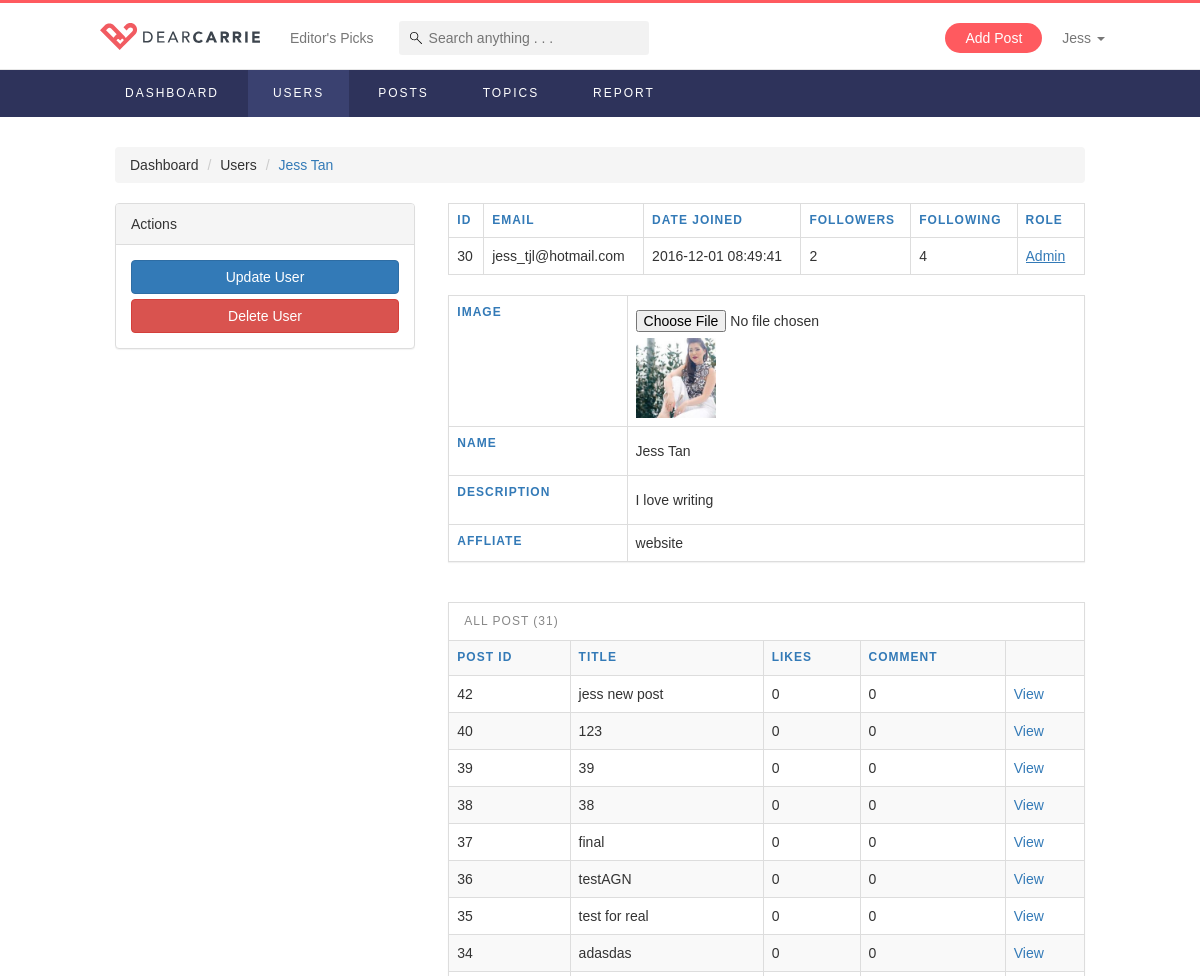
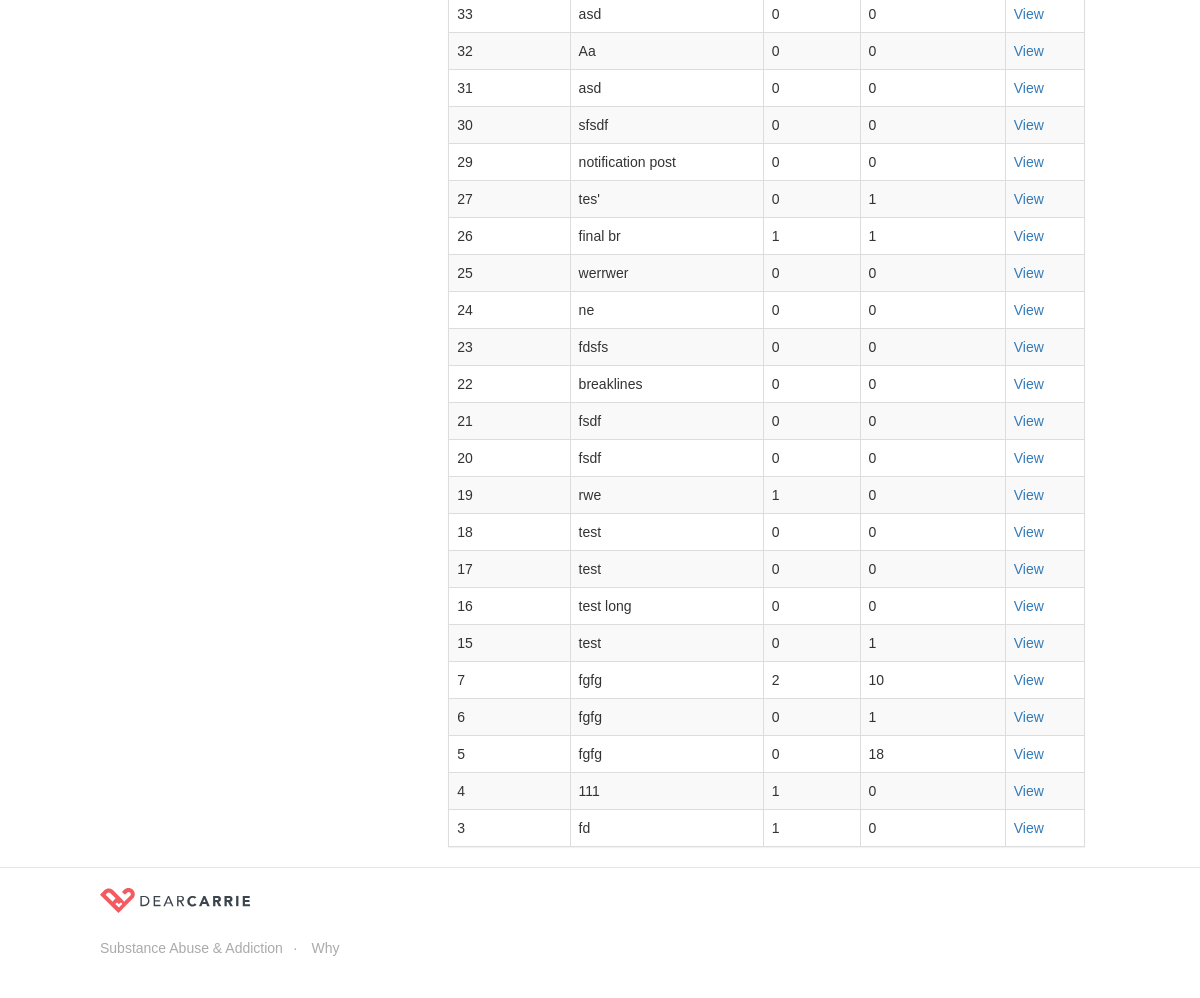
The page /userDetails?userID=30 (signed in) on the database its author committed (2 pictures, top to bottom).
### tables this page shows
CREATE TABLE `users` (
  `id` int(11) NOT NULL,
  `name` varchar(255) NOT NULL,
  `email` varchar(255) NOT NULL,
  `password` char(32) NOT NULL,
  `role` varchar(255) NOT NULL DEFAULT 'normal',
  `affliate` varchar(255) DEFAULT 'website',
  `image` varchar(255) NOT NULL DEFAULT 'images/default.svg',
  `description` varchar(255) NOT NULL,
  `datejoin` timestamp NOT NULL DEFAULT CURRENT_TIMESTAMP,
  `active` int(11) NOT NULL DEFAULT '1'
);

CREATE TABLE `posts` (
  `id` int(11) NOT NULL,
  `userid` int(11) DEFAULT NULL,
  `title` varchar(255) DEFAULT NULL,
  `description` text,
  `timestamp` timestamp NOT NULL DEFAULT CURRENT_TIMESTAMP ON UPDATE CURRENT_TIMESTAMP,
  `score` double NOT NULL DEFAULT '0',
  `likes` int(11) NOT NULL DEFAULT '0',
  `comments` int(11) NOT NULL DEFAULT '0',
  `views` int(11) NOT NULL DEFAULT '0',
  `published` int(11) NOT NULL DEFAULT '1'
);

CREATE TABLE `topics` (
  `id` int(11) NOT NULL,
  `main_image` varchar(255) NOT NULL,
  `background` varchar(255) NOT NULL,
  `title` varchar(255) NOT NULL,
  `short_desc` varchar(255) NOT NULL,
  `description` text NOT NULL,
  `date` timestamp NOT NULL DEFAULT CURRENT_TIMESTAMP ON UPDATE CURRENT_TIMESTAMP,
  `followers` int(11) NOT NULL DEFAULT '0',
  `posts` int(11) NOT NULL DEFAULT '0',
  `url` varchar(255) NOT NULL,
  `tel` varchar(255) NOT NULL,
  `type` varchar(255) NOT NULL,
  `order_num` int(11) NOT NULL,
  `score` double NOT NULL DEFAULT '0',
  `published` int(11) NOT NULL DEFAULT '1'
);

### controllers/commonFunctions.php (called while the page is built, shortened)
<?php
function checkLogin() {
	if(isset($_SESSION["role"])) {
		return false;
	}
	else {
		return true;
	}
}
function checkRole($userRole, $role) {
	if($userRole != $role) {
		return false;
	}
	else {
		return true;
	}
}
function connectToDataBase() {
	$theLineToDatabase =  mysqli_connect("localhost","root","root","dearcarrie");
	if(!$theLineToDatabase) {
		header("location: error.php?msg=Database connection first error");
		exit();
	}
	else {
	  return $theLineToDatabase;
	}
}
function getUserByID($id) {
	$conn = connectToDataBase();
	$sql = "SELECT * FROM users WHERE id = '$id'";
	$result = $conn->query($sql);
	$value = $result->fetch_assoc();
	return $value;
}
function displayAllTopicsOrderByTitleAsc() {
	$conn = connectToDataBase();
	$sql = "SELECT * FROM topics ORDER BY title ASC";
	$result = $conn->query($sql);
	$resArr = array();
	if ($result->num_rows > 0) {
		 while($row = $result->fetch_assoc()) {
			 $resArr[] = $row;
		 }
	} else {
	}
	return $resArr;
}
function displayAllPostByUserID($id) {
	$conn = connectToDataBase();
	$sql = "SELECT * FROM posts WHERE userid ='$id' AND published = 1 ORDER BY id DESC ";
	$result = $conn->query($sql);
	$resArr = array();
	if ($result->num_rows > 0) {
		 while($row = $result->fetch_assoc()) {
			 $resArr[] = $row;
		 }
	} else {
	}
	return $resArr;
}
function countPostByUserID($id) {
	$conn = connectToDataBase();
	$sql = "SELECT COUNT(*) AS total FROM posts WHERE userid='$id' AND published = 1";
	$result = $conn->query($sql);
	$value = $result->fetch_assoc();
	return $value["total"];
}
function displayCuratedTopics() {
	$conn = connectToDataBase();
	$sql = "SELECT * FROM topics WHERE type = 'curated' ORDER BY title";
	$result = $conn->query($sql);
	$resArr = array();
	if ($result->num_rows > 0) {
		 while($row = $result->fetch_assoc()) {
			 $resArr[] = $row;
		 }
	}
	return $resArr;
}
function countFollowersByUserID($id) {
	$conn = connectToDataBase();
	$sql = "SELECT COUNT(*) AS total FROM user_follow WHERE userid='$id'";
	$result = $conn->query($sql);
	$value = $result->fetch_assoc();
	return $value["total"];
}
function countFollowingByUserID($userid) {
	$conn = connectToDataBase();
	$sql = "SELECT COUNT(*) AS total FROM user_follow WHERE follower='$userid'";
	$result = $conn->query($sql);
	$value = $result->fetch_assoc();
	return $value["total"];
}
function countPostLikes($id) {
	$conn = connectToDataBase();
	$sql = "SELECT COUNT(*) AS total FROM post_like WHERE postid='$id'";
	$result = $conn->query($sql);
	$value = $result->fetch_assoc();
	return $value["total"];
}
function countCommentsByPostID($id) {
	$conn = connectToDataBase();
	$sql = "SELECT COUNT(*) AS total FROM comments WHERE postid='$id'";
	$result = $conn->query($sql);
	$value = $result->fetch_assoc();
	return $value["total"];
}
function getUnseenNotificationCount($userid) {
	$conn = connectToDataBase();
	$sql = "SELECT * FROM notifications WHERE to_user = '$userid' AND seen = 0";
	$result = $conn->query($sql);
	$resArr = array();
	return $resArr;
}
?>

### userDetails.php (the view, shortened to what this page needs)
<!DOCTYPE html>
<?php
  include('controllers/templates.php');
  $userid = $_GET["userID"];
  $user = getUserByID($userid);
  $posts = displayAllPostByUserID($userid);
?>
<html lang="en">
  <?php head("Dear Carrie - Admin User Details"); ?>
  <link rel="stylesheet" type="text/css" href="css/imgareaselect-animated.css" />
  <body>
    <?= navbar(); ?>
    <?= adminNav(); ?>
    <div class="page-container-admin">
        <ol class="breadcrumb">
            <li><a href="dashboard">Dashboard</a></li>
            <li><a href="userList">Users</a></li>
            <li class="active"><?=$user["name"];?></li>
        </ol>
        <div class="row">
            <form action="editUserProcess" class="editable-fields" method="post" enctype="multipart/form-data">
            <div class="col-sm-4">
              <div class="panel panel-default actionBar hide-mobile">
                  <div class="panel-heading">Actions</div>
                  <div class="panel-body">
                      <button name="action" value="update" type="submit" class="btn btn-primary btn-block">Update User</a>
                      <button name="action" value="delete" type="submit" class="btn btn-danger btn-block">Delete User</a>
                  </div>
              </div>
            </div>
            <div class="col-sm-8">
                    <table class="table table-bordered">
                        <tr>
                            <th>ID</th>
                            <th>Email</th>
                            <th>Date Joined</th>
                            <th>Followers</th>
                            <th>Following</th>
                            <th>Role</th>
                        </tr>
                        <tr>
                            <td><?=$user["id"];?><input type="hidden" name="userid" value="<?=$user["id"];?>"></td>
                            <td><?=$user["email"];?></td>
                            <td><?=$user["datejoin"];?></td>
                            <td><?=countFollowersByUserID($user["id"]);?></td>
                            <td><?=countFollowingByUserID($user["id"]);?></td>
                            <td>
                                <select name="role">
                                    <option <?php if($user["role"]=="admin") echo "selected" ?> value="admin">Admin</option>
                                </select>
                            </td>
                        </tr>
                    </table>
                    <div class="panel panel-default summary-panel mBottom-40">
                        <table class="table table-bordered">
                            <tr>
                                <th>Image</th>
                                <td>
                                    <input type="file" id="uploadImage" accept="image/jpeg" name="image">
                                    <img src="<?=$user["image"];?>" width="80">
                                </td>
                            </tr>
                            <tr>
                                <th>Name</th>
                                <td><input type="text" value="<?=$user["name"];?>" name="name" required></td>
                            </tr>
                            <tr>
                                <th>Description</th>
                                <td><input type="text" value="<?=$user["description"];?>" name="desc" required></td>
                            </tr>
                            <tr>
                                <th>Affliate</th>
                                <td><?=$user["affliate"];?></td>
                            </tr>
                        </table>
                    </div>
                </form>
                <div class="panel panel-default summary-panel">
                    <div class="panel-heading">All Post (<?php echo countPostByUserID($userid); ?>)</div>
                    <table class="table table-hover table-bordered table-striped">
                        <tr>
                            <th>Post ID</th>
                            <th>Title</th>
                            <th>Likes</th>
                            <th>Comment</th>
                            <th></th>
                        </tr>
                        <?php foreach ($posts as $post) { ?>
                        <tr>
                            <td><?=$post["id"];?></td>
                            <td><?=$post["title"];?></td>
                            <td><?= countPostLikes($post["id"]); ?></td>
                            <td><?= countCommentsByPostID($post["id"]); ?></td>
                            <td><a href="postDetails?postID=<?=$post["id"];?>" class="admin-sec-color">View</a></td>
                        </tr>
                        <?php } ?>
                    </table>
                </div>
            </div>
        </div>
    <?php footer(); ?>
  </body>
</html>

### controllers/templates.php (shortened to what this page needs)
<?php
  include('commonFunctions.php');
?>
<?php
function head($title){
?>
  <head>
    <link href="css/bootstrap.min.css" rel="stylesheet">
    <link href="css/animate.css" rel="stylesheet">
    <link href="css/style.css" rel="stylesheet">
  </head>
<?php
}
function navbar() {
  $curatedTopics = displayCuratedTopics();
  if(isset($_SESSION["userid"])){
    $countNotifications = count(getUnseenNotificationCount($_SESSION["userid"]));
  }
?>
  <nav class="navbar navbar-default navbar-fixed-top">
    <div class="container-fluid page-container">
      <div class="navbar-header">
        <a class="navbar-brand" href="index"><img alt="brand" src="images/logo.svg" width="160px;"></a>
      </div>
      <div class="collapse navbar-collapse" id="bs-example-navbar-collapse-1">
        <ul class="nav navbar-nav hide-mobile">
          <li>
            <a href="topic">Editor's Picks</a>
          </li>
        </ul>
        <form id="myForm" class="navbar-form navbar-left hide-mobile" action="search" method="get">
            <input required id="search_keyword_id" type="text" class="search_keyword nav-search" placeholder="Search anything . . ." name="search_keyword_id" autocomplete="off">
        </form>
        <ul class="nav navbar-nav navbar-right">
          <?php if (!checkLogin()) { ?>
            <li><a href="addPost" class="cta-btn" >Add Post</a></li>
          <?php } ?>
          <li class="dropdown hide-mobile">
            <?php if (!checkLogin()) { ?>
            <a href="#" class="dropdown-toggle" data-toggle="dropdown" role="button" aria-haspopup="true" aria-expanded="false">
              <?=$_SESSION["name"];?>
              <span class="caret"></span>
            </a>
            <?php } ?>
          </li>
        </ul>
      </div>
    </div>
  </nav>
<?php
}
?>
<?php
function footer() {
  $topics = displayAllTopicsOrderByTitleAsc();
?>
  <footer class="footer">
    <div class="page-container">
      <div class="row">
        <div class="col-sm-12">
          <img src="images/logo.svg" class="logo">
        </div>
        <div class="col-sm-12">
          <ul>
            <?php
              $i = 1;
              foreach($topics as $topic) {
                if ($i % 1 == 0) {
            ?>
                <li><a href="topicDetails?topicID=<?=$topic['id'];?>"><?=$topic["title"];?></a></li>
            <?php
                }
                $i++;
              }
            ?>
          </ul>
        </div>
      </div>
    </div>
  </footer>
<?php
}
function adminNav() {
?>
  <div class="admin-nav">
      <div class="page-container">
          <ul>
              <li><a id="dashboardNav" href="dashboard">Dashboard</a></li>
              <li><a id="usersNav" href="userList">Users</a></li>
              <li><a id="postsNav" href="postList">Posts</a></li>
              <li><a id="topicsNav" href="topicList">Topics</a></li>
              <li><a id="reportNav" href="reportList">Report</a></li>
          </ul>
      </div>
  </div>
<?php
}
?>

### css/style.css (style rules this page uses)
:root { --light-bg: #fafafa; --light-border: #e6e6e6; --primary-color: #ff5a5f; --light-primary-color: #ffd9da; --light-text: #aaaaaa; --text-color: #444444; --medium-text: #888888; --primary-hover-color: #e25963; --admin-primary-color: #2e335b; --admin-secondary-color: #337ab7; --admin-hover-color: #3a4170; --serif-font: "Times New Roman", Georgia, Serif; }
body { background-color: white; font-family: Avenir, Arial, sans-serif; }
body > .page-container-admin { padding: 30px 15px 0; min-height: 700px; animation: fadein .5s; -moz-animation: fadein .5s; -webkit-animation: fadein .5s; -o-animation: fadein .5s; }
.page-container, .page-container-admin { max-width: 1000px; margin: 0 auto; display: block; padding: 0; }
input { outline: none; -webkit-box-shadow: none !important; -moz-box-shadow: none !important; box-shadow: none !important; }
.admin-sec-color { color: var(--admin-secondary-color) !important; }
.mBottom-40 { margin-bottom: 40px !important; }
a, a:hover, a:link, a:visited, a:link { color: inherit; cursor: pointer; }
.navbar-default { background: white; border-radius: 0; border-top: 3px solid var(--primary-color); display: table; width: 100%; }
.navbar-default > div > div { padding: 10px 0 6px 0; }
.nav > li > a { padding-left: 10px; padding-right: 10px; }
.navbar > .container-fluid .navbar-brand.navbar-brand { display: table-cell; vertical-align: middle; padding: 10px 0; margin-right: 20px; }
.navbar-brand > img { margin-left: 15px; }
@media only screen and (min-width: 1200px) { .cta-btn { padding: 5px 20px !important; background: var(--primary-color); display: block; color: white !important; border-radius: 15px; margin: 10px; transition: all 0.3s ease 0s; } }
.card > .header > a.edit:hover, { opacity: 1; text-decoration: none; }
.nav-search { background-color: var(--light-border); border: none; box-shadow: none; border-radius: 3px; background: rgba(0,0,0,0.05) url('../images/icon-search.svg') no-repeat 7px center; height: 34px; padding-left: 30px; width: 250px; font-weight: 300; -webkit-transition: width 0.5s ease; -moz-transition: width 0.5s ease; -o-transition: width 0.5s ease; -ms-transition: width 0.5s ease; transition: width 0.5s ease; position: relative; }
.actionBar { width: 300px; }
footer { background-color: white; display: block; padding: 20px 0; border-top: 1px solid var(--light-border); }
footer img.logo { width: 150px; margin-bottom: 20px; }
footer ul { list-style-type: none; padding: 0; color: var(--medium-text); }
footer ul > li { color: var(--light-text); font-size: 14px; margin-bottom: 5px; padding: 5px 0; display: inline-block; }
footer ul > li::after { content: '\00B7'; margin: 0 10px; }
footer ul > li:last-child::after { content: none; }
.admin-nav { display: block; width: 100%; margin-top: 70px; background-color: var(--admin-primary-color); }
.admin-nav ul { padding: 0; margin-bottom: 0; color: white; }
.admin-nav ul li { display: inline-block; font-size: 12px; letter-spacing: 2px; text-transform: uppercase; }
.admin-nav ul li a { padding: 15px 25px; display: inline-block; }
.admin-nav ul li a:hover, .admin-nav ul li a.active { text-decoration: none; background-color: var(--admin-hover-color); }
.summary-panel.panel { border-top-left-radius: 0; border-top-right-radius: 0; border-radius: 0; }
.summary-panel .panel-heading { background-color: white; text-transform: uppercase; letter-spacing: 1px; color: var(--medium-text); font-size: 12px; }
ol.breadcrumb li.active { color: var(--admin-secondary-color); }
th { text-transform: uppercase; font-size: 12px; letter-spacing: 1px; color: var(--admin-secondary-color); }
form.editable-fields { border: 0; box-shadow: 0; }
form.editable-fields input, form.editable-fields textarea { border: 0; padding: 6px 0; width: 100%; transition: all 0.1s ease 0s; }
form.editable-fields select { -webkit-appearance: none; background: white; border: 0; color: var(--admin-secondary-color); text-decoration: underline; width: 100%; }

### rows shown on the page
users: name "Jess Tan", id "30", email "jess_tjl@hotmail.com", datejoin "2016-12-01 08:49:41", role "Admin", image (picture), desc "I love writing", affliate "website"
posts: id "42", title "jess new post", id "0"
posts: id "40", title "123", id "0"
posts: id "39", title "39", id "0"
posts: id "38", title "38", id "0"
posts: id "37", title "final", id "0"
posts: id "36", title "testAGN", id "0"
posts: id "35", title "test for real", id "0"
posts: id "34", title "adasdas", id "0"
posts: id "33", title "asd", id "0"
posts: id "32", title "Aa", id "0"
posts: id "31", title "asd", id "0"
posts: id "30", title "sfsdf", id "0"
posts: id "29", title "notification post", id "0"
posts: id "27", title "tes'", id "0", id "1"
posts: id "26", title "final br", id "1"
posts: id "25", title "werrwer", id "0"
posts: id "24", title "ne", id "0"
posts: id "23", title "fdsfs", id "0"
posts: id "22", title "breaklines", id "0"
posts: id "21", title "fsdf", id "0"
posts: id "20", title "fsdf", id "0"
posts: id "19", title "rwe", id "1", id "0"
posts: id "18", title "test", id "0"
posts: id "17", title "test", id "0"
posts: id "16", title "test long", id "0"
posts: id "15", title "test", id "0", id "1"
posts: id "7", title "fgfg", id "2", id "10"
posts: id "6", title "fgfg", id "0", id "1"
posts: id "5", title "fgfg", id "0", id "18"
posts: id "4", title "111", id "1", id "0"
posts: id "3", title "fd", id "1", id "0"
topics: title "Substance Abuse & Addiction"
topics: title "Why"

### other values the page prints
$_SESSION["name"] "Jess"
countFollowersByUserID($user["id"]) "2"
countFollowingByUserID($user["id"]) "4"
countPostByUserID($userid) "31"
